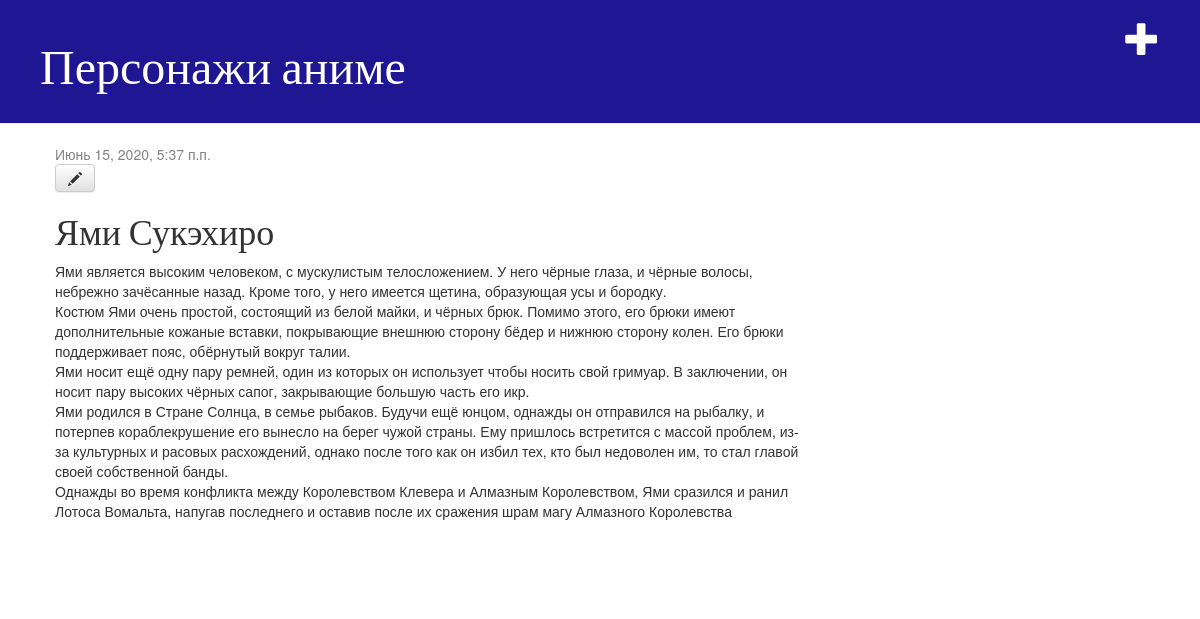
The app's page /post/1/ (signed in) with its own data.
### blog/models.py (models this page shows, shortened)
class Post(models.Model):
    author = models.ForeignKey(settings.AUTH_USER_MODEL, on_delete=models.CASCADE)
    title = models.CharField(max_length=500)
    text = models.TextField()
    created_date = models.DateTimeField(default=timezone.now)
    published_date = models.DateTimeField(blank=True, null=True)

### blog/views.py (the view)
def post_detail(request, pk):
    post = get_object_or_404(Post, pk = pk)
    return render(request, 'blog/post_detail.html', {'post' : post})

### blog/templates/blog/post_detail.html
{% extends 'blog/base.html' %}
{% block content %}
    <div class="post">
        {% if post.published_date %}
            <div class="date">
                {{ post.published_date }}
            </div>
        {% endif %}
        {% if user.is_authenticated %}
            <a class="btn btn-default" href="{% url 'post_edit' pk=post.pk %}"><span class="glyphicon glyphicon-pencil"></span></a>
        {% endif %}
        <h1>{{ post.title }}</h1>
        <p>{{ post.text|linebreaksbr }}</p>
    </div>
{% endblock %}

### blog/static/css/blog.css (style rules this page uses)
h1, h2, h3, h4 { font-family: 'Lobster', cursive; }
.date { color: #828282; }
.post { margin-bottom: 70px; }

### records on screen
Post: published_date "Июнь 15, 2020, 5:37 п.п.", title "Ями Сукэхиро", text "Ями является высоким человеком, с мускулистым телосложением. У него чёрные глаза, и чёрные волосы, небрежно зачёсанные назад. Кроме того, у него имеется щетина, образующая усы и бородку. Костюм Ями очень простой, состоящий из белой майки, и чёрных брюк. Помимо этого, его брюки имеют дополнительные кожаные вставки, покрывающие внешнюю сторону бёдер и нижнюю сторону колен. Его брюки поддерживает пояс, обёрнутый вокруг талии. Ями носит ещё одну пару ремней, один из которых он использует чтобы носить свой гримуар. В заключении, он носит пару высоких чёрных сапог, закрывающие большую часть его икр. Ями родился в Стране Солнца, в семье рыбаков. Будучи ещё юнцом, однажды он отправился на рыбалку,…"
